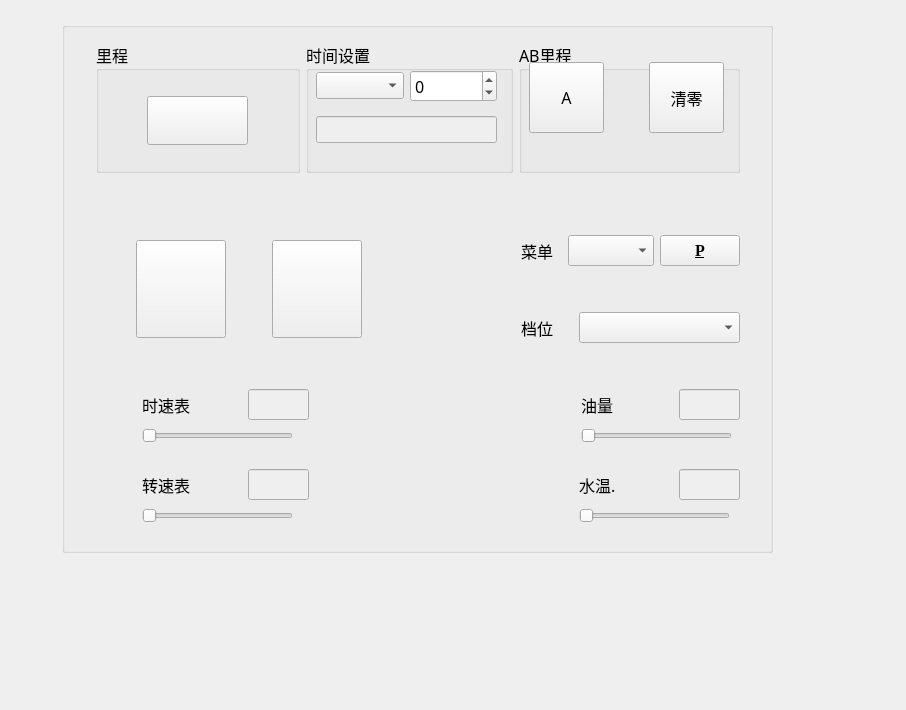
<?xml version="1.0" encoding="UTF-8"?>
<ui version="4.0">
 <class>Form</class>
 <widget class="QWidget" name="Form">
  <property name="geometry">
   <rect>
    <x>0</x>
    <y>0</y>
    <width>906</width>
    <height>710</height>
   </rect>
  </property>
  <property name="windowTitle">
   <string>演示程序</string>
  </property>
  <property name="windowIcon">
   <iconset resource="MeterControl.qrc">
    <normaloff>:/new/turnleft.bmp</normaloff>:/new/turnleft.bmp</iconset>
  </property>
  <widget class="QWidget" name="layoutWidget">
   <property name="geometry">
    <rect>
     <x>62</x>
     <y>22</y>
     <width>741</width>
     <height>619</height>
    </rect>
   </property>
   <layout class="QVBoxLayout" name="verticalLayout_3">
    <item>
     <widget class="QGroupBox" name="handcheck">
      <property name="minimumSize">
       <size>
        <width>701</width>
        <height>531</height>
       </size>
      </property>
      <property name="maximumSize">
       <size>
        <width>711</width>
        <height>531</height>
       </size>
      </property>
      <property name="title">
       <string/>
      </property>
      <widget class="QWidget" name="layoutWidget">
       <property name="geometry">
        <rect>
         <x>34</x>
         <y>20</y>
         <width>644</width>
         <height>483</height>
        </rect>
       </property>
       <layout class="QVBoxLayout" name="verticalLayout_2">
        <item>
         <layout class="QHBoxLayout" name="horizontalLayout_2">
          <item>
           <widget class="QGroupBox" name="groupBox">
            <property name="sizePolicy">
             <sizepolicy hsizetype="Preferred" vsizetype="Preferred">
              <horstretch>0</horstretch>
              <verstretch>0</verstretch>
             </sizepolicy>
            </property>
            <property name="minimumSize">
             <size>
              <width>204</width>
              <height>131</height>
             </size>
            </property>
            <property name="maximumSize">
             <size>
              <width>204</width>
              <height>16777215</height>
             </size>
            </property>
            <property name="font">
             <font>
              <family>黑体</family>
              <pointsize>12</pointsize>
             </font>
            </property>
            <property name="title">
             <string>里程</string>
            </property>
            <property name="flat">
             <bool>false</bool>
            </property>
            <property name="checkable">
             <bool>false</bool>
            </property>
            <layout class="QGridLayout" name="gridLayout_3">
             <item row="0" column="0">
              <widget class="QPushButton" name="startBtn">
               <property name="minimumSize">
                <size>
                 <width>101</width>
                 <height>41</height>
                </size>
               </property>
               <property name="maximumSize">
                <size>
                 <width>101</width>
                 <height>49</height>
                </size>
               </property>
               <property name="text">
                <string/>
               </property>
               <property name="icon">
                <iconset resource="MeterControl.qrc">
                 <normaloff>:/new/kaishi_move.bmp</normaloff>:/new/kaishi_move.bmp</iconset>
               </property>
               <property name="iconSize">
                <size>
                 <width>120</width>
                 <height>49</height>
                </size>
               </property>
              </widget>
             </item>
            </layout>
           </widget>
          </item>
          <item>
           <widget class="QGroupBox" name="groupBox_3">
            <property name="enabled">
             <bool>true</bool>
            </property>
            <property name="minimumSize">
             <size>
              <width>203</width>
              <height>131</height>
             </size>
            </property>
            <property name="font">
             <font>
              <family>黑体</family>
              <pointsize>12</pointsize>
             </font>
            </property>
            <property name="title">
             <string>时间设置</string>
            </property>
            <widget class="QWidget" name="layoutWidget">
             <property name="geometry">
              <rect>
               <x>10</x>
               <y>20</y>
               <width>181</width>
               <height>91</height>
              </rect>
             </property>
             <layout class="QGridLayout" name="gridLayout_2">
              <item row="0" column="0">
               <widget class="QComboBox" name="setTimeBox">
                <property name="font">
                 <font>
                  <family>Times New Roman</family>
                 </font>
                </property>
               </widget>
              </item>
              <item row="1" column="0" colspan="2">
               <widget class="QLineEdit" name="timeLineEdit">
                <property name="enabled">
                 <bool>false</bool>
                </property>
                <property name="font">
                 <font>
                  <family>Times New Roman</family>
                 </font>
                </property>
               </widget>
              </item>
              <item row="0" column="1">
               <widget class="QSpinBox" name="setTimeSpinBox">
                <property name="enabled">
                 <bool>true</bool>
                </property>
                <property name="acceptDrops">
                 <bool>false</bool>
                </property>
                <property name="wrapping">
                 <bool>true</bool>
                </property>
                <property name="readOnly">
                 <bool>false</bool>
                </property>
                <property name="maximum">
                 <number>60</number>
                </property>
               </widget>
              </item>
             </layout>
            </widget>
           </widget>
          </item>
          <item>
           <widget class="QGroupBox" name="groupBox_2">
            <property name="minimumSize">
             <size>
              <width>221</width>
              <height>121</height>
             </size>
            </property>
            <property name="font">
             <font>
              <family>黑体</family>
              <pointsize>12</pointsize>
             </font>
            </property>
            <property name="title">
             <string>AB里程</string>
            </property>
            <widget class="QPushButton" name="ABBtn">
             <property name="geometry">
              <rect>
               <x>10</x>
               <y>20</y>
               <width>75</width>
               <height>71</height>
              </rect>
             </property>
             <property name="font">
              <font>
               <family>黑体</family>
               <pointsize>12</pointsize>
              </font>
             </property>
             <property name="cursor">
              <cursorShape>ArrowCursor</cursorShape>
             </property>
             <property name="text">
              <string>A</string>
             </property>
            </widget>
            <widget class="QPushButton" name="ABClearBtn">
             <property name="geometry">
              <rect>
               <x>130</x>
               <y>20</y>
               <width>75</width>
               <height>71</height>
              </rect>
             </property>
             <property name="font">
              <font>
               <family>黑体</family>
               <pointsize>12</pointsize>
              </font>
             </property>
             <property name="text">
              <string>清零</string>
             </property>
            </widget>
           </widget>
          </item>
         </layout>
        </item>
        <item>
         <spacer name="verticalSpacer">
          <property name="orientation">
           <enum>Qt::Vertical</enum>
          </property>
          <property name="sizeHint" stdset="0">
           <size>
            <width>638</width>
            <height>13</height>
           </size>
          </property>
         </spacer>
        </item>
        <item>
         <layout class="QHBoxLayout" name="horizontalLayout_8">
          <item>
           <layout class="QHBoxLayout" name="horizontalLayout">
            <item>
             <spacer name="horizontalSpacer">
              <property name="orientation">
               <enum>Qt::Horizontal</enum>
              </property>
              <property name="sizeHint" stdset="0">
               <size>
                <width>40</width>
                <height>20</height>
               </size>
              </property>
             </spacer>
            </item>
            <item>
             <widget class="QPushButton" name="leftTurn">
              <property name="minimumSize">
               <size>
                <width>90</width>
                <height>90</height>
               </size>
              </property>
              <property name="maximumSize">
               <size>
                <width>102</width>
                <height>98</height>
               </size>
              </property>
              <property name="text">
               <string/>
              </property>
              <property name="icon">
               <iconset resource="MeterControl.qrc">
                <normaloff>:/new/turnleft.bmp</normaloff>:/new/turnleft.bmp</iconset>
              </property>
              <property name="iconSize">
               <size>
                <width>102</width>
                <height>98</height>
               </size>
              </property>
             </widget>
            </item>
            <item>
             <spacer name="horizontalSpacer_3">
              <property name="orientation">
               <enum>Qt::Horizontal</enum>
              </property>
              <property name="sizeHint" stdset="0">
               <size>
                <width>40</width>
                <height>20</height>
               </size>
              </property>
             </spacer>
            </item>
            <item>
             <widget class="QPushButton" name="rightTurn">
              <property name="minimumSize">
               <size>
                <width>90</width>
                <height>90</height>
               </size>
              </property>
              <property name="maximumSize">
               <size>
                <width>102</width>
                <height>98</height>
               </size>
              </property>
              <property name="text">
               <string/>
              </property>
              <property name="icon">
               <iconset resource="MeterControl.qrc">
                <normaloff>:/new/turnright.bmp</normaloff>:/new/turnright.bmp</iconset>
              </property>
              <property name="iconSize">
               <size>
                <width>102</width>
                <height>98</height>
               </size>
              </property>
             </widget>
            </item>
           </layout>
          </item>
          <item>
           <spacer name="horizontalSpacer_2">
            <property name="orientation">
             <enum>Qt::Horizontal</enum>
            </property>
            <property name="sizeHint" stdset="0">
             <size>
              <width>18</width>
              <height>20</height>
             </size>
            </property>
           </spacer>
          </item>
          <item>
           <layout class="QVBoxLayout" name="verticalLayout">
            <item>
             <layout class="QHBoxLayout" name="horizontalLayout_6">
              <item>
               <widget class="QLabel" name="label">
                <property name="minimumSize">
                 <size>
                  <width>41</width>
                  <height>21</height>
                 </size>
                </property>
                <property name="font">
                 <font>
                  <family>黑体</family>
                  <pointsize>12</pointsize>
                 </font>
                </property>
                <property name="text">
                 <string>菜单</string>
                </property>
               </widget>
              </item>
              <item>
               <widget class="QComboBox" name="menuBox">
                <property name="minimumSize">
                 <size>
                  <width>83</width>
                  <height>31</height>
                 </size>
                </property>
                <property name="font">
                 <font>
                  <family>微软雅黑</family>
                  <pointsize>12</pointsize>
                 </font>
                </property>
               </widget>
              </item>
              <item>
               <widget class="QPushButton" name="menuBtn">
                <property name="minimumSize">
                 <size>
                  <width>75</width>
                  <height>31</height>
                 </size>
                </property>
                <property name="font">
                 <font>
                  <family>Times New Roman</family>
                  <pointsize>12</pointsize>
                  <weight>75</weight>
                  <bold>true</bold>
                 </font>
                </property>
                <property name="text">
                 <string>&amp;P</string>
                </property>
               </widget>
              </item>
             </layout>
            </item>
            <item>
             <spacer name="verticalSpacer_4">
              <property name="orientation">
               <enum>Qt::Vertical</enum>
              </property>
              <property name="sizeHint" stdset="0">
               <size>
                <width>20</width>
                <height>40</height>
               </size>
              </property>
             </spacer>
            </item>
            <item>
             <layout class="QHBoxLayout" name="horizontalLayout_7">
              <item>
               <widget class="QLabel" name="label_4">
                <property name="minimumSize">
                 <size>
                  <width>41</width>
                  <height>31</height>
                 </size>
                </property>
                <property name="font">
                 <font>
                  <family>黑体</family>
                  <pointsize>12</pointsize>
                 </font>
                </property>
                <property name="text">
                 <string>档位</string>
                </property>
               </widget>
              </item>
              <item>
               <widget class="QComboBox" name="stallsBox">
                <property name="minimumSize">
                 <size>
                  <width>161</width>
                  <height>31</height>
                 </size>
                </property>
                <property name="maximumSize">
                 <size>
                  <width>161</width>
                  <height>31</height>
                 </size>
                </property>
                <property name="font">
                 <font>
                  <family>微软雅黑</family>
                  <pointsize>12</pointsize>
                 </font>
                </property>
               </widget>
              </item>
             </layout>
            </item>
           </layout>
          </item>
         </layout>
        </item>
        <item>
         <layout class="QGridLayout" name="gridLayout_7">
          <item row="1" column="0">
           <layout class="QGridLayout" name="gridLayout">
            <item row="0" column="1">
             <widget class="QLabel" name="label_5">
              <property name="font">
               <font>
                <family>黑体</family>
                <pointsize>12</pointsize>
               </font>
              </property>
              <property name="text">
               <string>时速表</string>
              </property>
             </widget>
            </item>
            <item row="0" column="3">
             <widget class="QLineEdit" name="timeEdit">
              <property name="enabled">
               <bool>false</bool>
              </property>
              <property name="minimumSize">
               <size>
                <width>0</width>
                <height>31</height>
               </size>
              </property>
              <property name="maximumSize">
               <size>
                <width>61</width>
                <height>16777215</height>
               </size>
              </property>
             </widget>
            </item>
            <item row="1" column="1" colspan="3">
             <widget class="QSlider" name="timeSlider">
              <property name="minimumSize">
               <size>
                <width>0</width>
                <height>19</height>
               </size>
              </property>
              <property name="maximumSize">
               <size>
                <width>151</width>
                <height>16777215</height>
               </size>
              </property>
              <property name="orientation">
               <enum>Qt::Horizontal</enum>
              </property>
             </widget>
            </item>
            <item row="0" column="2">
             <spacer name="horizontalSpacer_4">
              <property name="orientation">
               <enum>Qt::Horizontal</enum>
              </property>
              <property name="sizeHint" stdset="0">
               <size>
                <width>17</width>
                <height>20</height>
               </size>
              </property>
             </spacer>
            </item>
            <item row="0" column="0">
             <spacer name="horizontalSpacer_9">
              <property name="orientation">
               <enum>Qt::Horizontal</enum>
              </property>
              <property name="sizeHint" stdset="0">
               <size>
                <width>40</width>
                <height>20</height>
               </size>
              </property>
             </spacer>
            </item>
           </layout>
          </item>
          <item row="3" column="0">
           <layout class="QGridLayout" name="gridLayout_5">
            <item row="0" column="2">
             <spacer name="horizontalSpacer_5">
              <property name="orientation">
               <enum>Qt::Horizontal</enum>
              </property>
              <property name="sizeHint" stdset="0">
               <size>
                <width>17</width>
                <height>20</height>
               </size>
              </property>
             </spacer>
            </item>
            <item row="0" column="3">
             <widget class="QLineEdit" name="rollEdit">
              <property name="enabled">
               <bool>false</bool>
              </property>
              <property name="minimumSize">
               <size>
                <width>0</width>
                <height>31</height>
               </size>
              </property>
              <property name="maximumSize">
               <size>
                <width>61</width>
                <height>16777215</height>
               </size>
              </property>
             </widget>
            </item>
            <item row="0" column="1">
             <widget class="QLabel" name="label_6">
              <property name="font">
               <font>
                <family>黑体</family>
                <pointsize>12</pointsize>
               </font>
              </property>
              <property name="text">
               <string>转速表</string>
              </property>
             </widget>
            </item>
            <item row="1" column="1" colspan="3">
             <widget class="QSlider" name="rollSlider">
              <property name="minimumSize">
               <size>
                <width>0</width>
                <height>19</height>
               </size>
              </property>
              <property name="maximumSize">
               <size>
                <width>151</width>
                <height>16777215</height>
               </size>
              </property>
              <property name="orientation">
               <enum>Qt::Horizontal</enum>
              </property>
             </widget>
            </item>
            <item row="0" column="0">
             <spacer name="horizontalSpacer_11">
              <property name="orientation">
               <enum>Qt::Horizontal</enum>
              </property>
              <property name="sizeHint" stdset="0">
               <size>
                <width>40</width>
                <height>20</height>
               </size>
              </property>
             </spacer>
            </item>
           </layout>
          </item>
          <item row="1" column="2">
           <layout class="QGridLayout" name="gridLayout_4">
            <item row="0" column="3">
             <widget class="QLineEdit" name="oilEdit">
              <property name="enabled">
               <bool>false</bool>
              </property>
              <property name="minimumSize">
               <size>
                <width>0</width>
                <height>31</height>
               </size>
              </property>
              <property name="maximumSize">
               <size>
                <width>61</width>
                <height>16777215</height>
               </size>
              </property>
             </widget>
            </item>
            <item row="1" column="1" colspan="3">
             <widget class="QSlider" name="oilSlider">
              <property name="minimumSize">
               <size>
                <width>0</width>
                <height>19</height>
               </size>
              </property>
              <property name="maximumSize">
               <size>
                <width>151</width>
                <height>16777215</height>
               </size>
              </property>
              <property name="orientation">
               <enum>Qt::Horizontal</enum>
              </property>
             </widget>
            </item>
            <item row="0" column="1">
             <widget class="QLabel" name="label_7">
              <property name="font">
               <font>
                <family>黑体</family>
                <pointsize>12</pointsize>
               </font>
              </property>
              <property name="text">
               <string>油量</string>
              </property>
             </widget>
            </item>
            <item row="0" column="2">
             <spacer name="horizontalSpacer_6">
              <property name="orientation">
               <enum>Qt::Horizontal</enum>
              </property>
              <property name="sizeHint" stdset="0">
               <size>
                <width>40</width>
                <height>20</height>
               </size>
              </property>
             </spacer>
            </item>
            <item row="0" column="0">
             <spacer name="horizontalSpacer_10">
              <property name="orientation">
               <enum>Qt::Horizontal</enum>
              </property>
              <property name="sizeHint" stdset="0">
               <size>
                <width>40</width>
                <height>20</height>
               </size>
              </property>
             </spacer>
            </item>
           </layout>
          </item>
          <item row="3" column="2">
           <layout class="QGridLayout" name="gridLayout_6">
            <item row="0" column="1">
             <widget class="QLabel" name="label_8">
              <property name="font">
               <font>
                <family>黑体</family>
                <pointsize>12</pointsize>
               </font>
              </property>
              <property name="text">
               <string>水温.</string>
              </property>
             </widget>
            </item>
            <item row="0" column="2">
             <spacer name="horizontalSpacer_14">
              <property name="orientation">
               <enum>Qt::Horizontal</enum>
              </property>
              <property name="sizeHint" stdset="0">
               <size>
                <width>40</width>
                <height>20</height>
               </size>
              </property>
             </spacer>
            </item>
            <item row="0" column="3">
             <widget class="QLineEdit" name="waterEdit">
              <property name="enabled">
               <bool>false</bool>
              </property>
              <property name="minimumSize">
               <size>
                <width>0</width>
                <height>31</height>
               </size>
              </property>
              <property name="maximumSize">
               <size>
                <width>61</width>
                <height>16777215</height>
               </size>
              </property>
             </widget>
            </item>
            <item row="1" column="1" colspan="3">
             <widget class="QSlider" name="waterSlider">
              <property name="minimumSize">
               <size>
                <width>0</width>
                <height>19</height>
               </size>
              </property>
              <property name="maximumSize">
               <size>
                <width>151</width>
                <height>16777215</height>
               </size>
              </property>
              <property name="orientation">
               <enum>Qt::Horizontal</enum>
              </property>
             </widget>
            </item>
            <item row="0" column="0">
             <spacer name="horizontalSpacer_12">
              <property name="orientation">
               <enum>Qt::Horizontal</enum>
              </property>
              <property name="sizeHint" stdset="0">
               <size>
                <width>40</width>
                <height>20</height>
               </size>
              </property>
             </spacer>
            </item>
           </layout>
          </item>
          <item row="2" column="0">
           <spacer name="verticalSpacer_3">
            <property name="orientation">
             <enum>Qt::Vertical</enum>
            </property>
            <property name="sizeHint" stdset="0">
             <size>
              <width>20</width>
              <height>18</height>
             </size>
            </property>
           </spacer>
          </item>
          <item row="2" column="2">
           <spacer name="verticalSpacer_5">
            <property name="orientation">
             <enum>Qt::Vertical</enum>
            </property>
            <property name="sizeHint" stdset="0">
             <size>
              <width>20</width>
              <height>18</height>
             </size>
            </property>
           </spacer>
          </item>
          <item row="3" column="1">
           <spacer name="horizontalSpacer_8">
            <property name="orientation">
             <enum>Qt::Horizontal</enum>
            </property>
            <property name="sizeHint" stdset="0">
             <size>
              <width>40</width>
              <height>20</height>
             </size>
            </property>
           </spacer>
          </item>
          <item row="1" column="1">
           <spacer name="horizontalSpacer_7">
            <property name="orientation">
             <enum>Qt::Horizontal</enum>
            </property>
            <property name="sizeHint" stdset="0">
             <size>
              <width>40</width>
              <height>20</height>
             </size>
            </property>
           </spacer>
          </item>
          <item row="0" column="1">
           <spacer name="verticalSpacer_6">
            <property name="orientation">
             <enum>Qt::Vertical</enum>
            </property>
            <property name="sizeType">
             <enum>QSizePolicy::Preferred</enum>
            </property>
            <property name="sizeHint" stdset="0">
             <size>
              <width>20</width>
              <height>40</height>
             </size>
            </property>
           </spacer>
          </item>
         </layout>
        </item>
       </layout>
      </widget>
     </widget>
    </item>
    <item>
     <spacer name="verticalSpacer_2">
      <property name="orientation">
       <enum>Qt::Vertical</enum>
      </property>
      <property name="sizeHint" stdset="0">
       <size>
        <width>668</width>
        <height>13</height>
       </size>
      </property>
     </spacer>
    </item>
    <item>
     <layout class="QHBoxLayout" name="horizontalLayout_9">
      <item>
       <spacer name="horizontalSpacer_15">
        <property name="orientation">
         <enum>Qt::Horizontal</enum>
        </property>
        <property name="sizeType">
         <enum>QSizePolicy::Fixed</enum>
        </property>
        <property name="sizeHint" stdset="0">
         <size>
          <width>70</width>
          <height>20</height>
         </size>
        </property>
       </spacer>
      </item>
      <item>
       <widget class="QPushButton" name="autoBtn">
        <property name="minimumSize">
         <size>
          <width>131</width>
          <height>51</height>
         </size>
        </property>
        <property name="text">
         <string/>
        </property>
        <property name="icon">
         <iconset resource="MeterControl.qrc">
          <normaloff>:/new/5.bmp</normaloff>:/new/5.bmp</iconset>
        </property>
        <property name="iconSize">
         <size>
          <width>131</width>
          <height>51</height>
         </size>
        </property>
        <property name="checkable">
         <bool>false</bool>
        </property>
        <property name="flat">
         <bool>true</bool>
        </property>
       </widget>
      </item>
      <item>
       <spacer name="horizontalSpacer_17">
        <property name="orientation">
         <enum>Qt::Horizontal</enum>
        </property>
        <property name="sizeHint" stdset="0">
         <size>
          <width>70</width>
          <height>20</height>
         </size>
        </property>
       </spacer>
      </item>
     </layout>
    </item>
   </layout>
  </widget>
 </widget>
 <resources>
  <include location="MeterControl.qrc"/>
 </resources>
 <connections/>
</ui>
